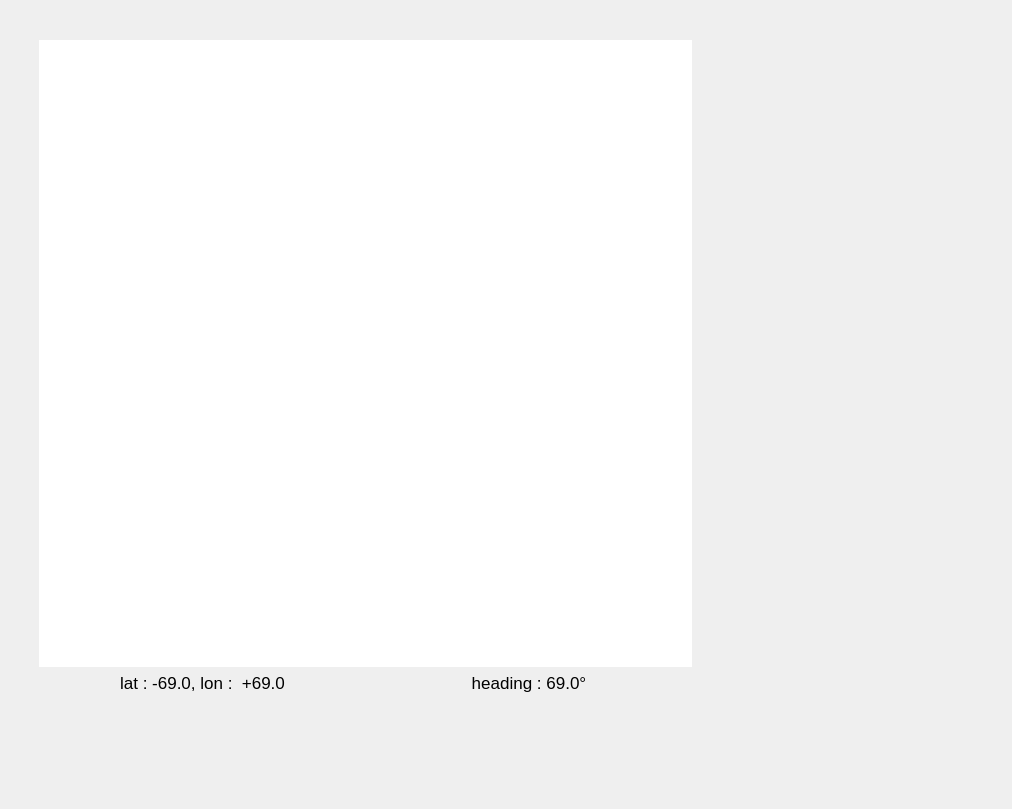
<?xml version="1.0" encoding="UTF-8"?>
<ui version="4.0">
 <class>Form</class>
 <widget class="QWidget" name="Form">
  <property name="geometry">
   <rect>
    <x>0</x>
    <y>0</y>
    <width>1012</width>
    <height>809</height>
   </rect>
  </property>
  <property name="windowTitle">
   <string>Form</string>
  </property>
  <widget class="QLabel" name="lb_rover_icon">
   <property name="geometry">
    <rect>
     <x>200</x>
     <y>350</y>
     <width>25</width>
     <height>25</height>
    </rect>
   </property>
   <property name="frameShape">
    <enum>QFrame::NoFrame</enum>
   </property>
   <property name="text">
    <string/>
   </property>
  </widget>
  <widget class="QFrame" name="frame">
   <property name="geometry">
    <rect>
     <x>30</x>
     <y>31</y>
     <width>671</width>
     <height>671</height>
    </rect>
   </property>
   <property name="frameShape">
    <enum>QFrame::NoFrame</enum>
   </property>
   <property name="frameShadow">
    <enum>QFrame::Raised</enum>
   </property>
   <layout class="QVBoxLayout" name="verticalLayout">
    <item>
     <widget class="QGraphicsView" name="gv_map">
      <property name="autoFillBackground">
       <bool>true</bool>
      </property>
      <property name="styleSheet">
       <string notr="true">border: none</string>
      </property>
      <property name="frameShape">
       <enum>QFrame::NoFrame</enum>
      </property>
      <property name="verticalScrollBarPolicy">
       <enum>Qt::ScrollBarAlwaysOff</enum>
      </property>
      <property name="horizontalScrollBarPolicy">
       <enum>Qt::ScrollBarAlwaysOff</enum>
      </property>
     </widget>
    </item>
    <item>
     <widget class="QFrame" name="frame_2">
      <property name="frameShape">
       <enum>QFrame::NoFrame</enum>
      </property>
      <property name="frameShadow">
       <enum>QFrame::Raised</enum>
      </property>
      <layout class="QHBoxLayout" name="horizontalLayout">
       <property name="spacing">
        <number>0</number>
       </property>
       <property name="leftMargin">
        <number>0</number>
       </property>
       <property name="topMargin">
        <number>0</number>
       </property>
       <property name="rightMargin">
        <number>0</number>
       </property>
       <property name="bottomMargin">
        <number>0</number>
       </property>
       <item>
        <widget class="QLabel" name="lb_curr_position">
         <property name="font">
          <font>
           <pointsize>13</pointsize>
          </font>
         </property>
         <property name="autoFillBackground">
          <bool>false</bool>
         </property>
         <property name="styleSheet">
          <string notr="true"/>
         </property>
         <property name="text">
          <string>lat : -69.0, lon :  +69.0</string>
         </property>
         <property name="alignment">
          <set>Qt::AlignCenter</set>
         </property>
        </widget>
       </item>
       <item>
        <widget class="QLabel" name="lb_curr_heading">
         <property name="font">
          <font>
           <pointsize>13</pointsize>
          </font>
         </property>
         <property name="text">
          <string>heading : 69.0°</string>
         </property>
         <property name="alignment">
          <set>Qt::AlignCenter</set>
         </property>
        </widget>
       </item>
      </layout>
     </widget>
    </item>
   </layout>
  </widget>
  <zorder>frame</zorder>
  <zorder>lb_rover_icon</zorder>
 </widget>
 <resources/>
 <connections/>
</ui>
